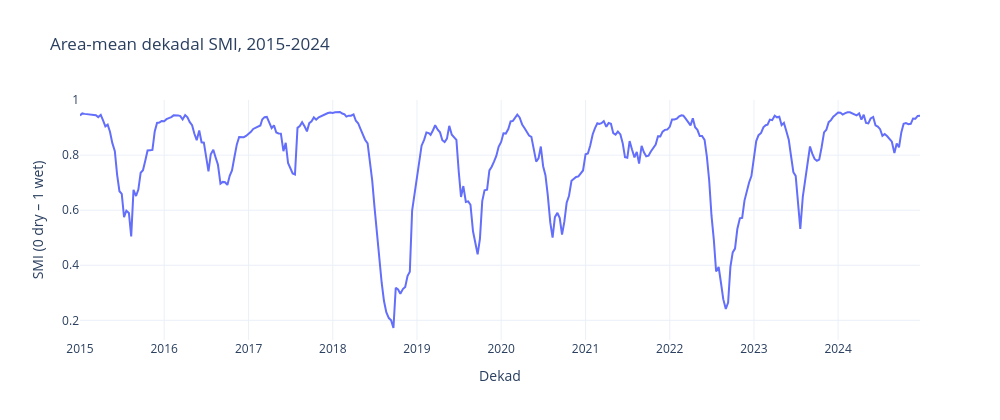

Notebook code for this chart:
### Markdown cell above
## 1. Read the dekadal observations

Every dekad of every pixel is one row, with the pixel's footprint. A dekad with
no value keeps its row with a null value.

### Code cell
smi = EDO(product=EDO.Product.SOIL_MOISTURE_INDEX).select(area=AREA, time=Period.window(*YEARS))
observed = smi.write(DATA_DIR / "edo_smi_dekadal.parquet", overwrite=True, runtime=RUNTIME).read()
table = observed.table.to_pandas()
print(f"{table.support_id.nunique()} pixels × {table.time.nunique()} dekads, "
      f"{table.value.isna().sum()} without a value; release {observed.metadata.source.release.id}")
area_mean = table.groupby("time").value.mean()
fig = go.Figure(go.Scatter(x=pd.to_datetime(area_mean.index), y=area_mean.values, mode="lines"))
fig.update_layout(title=f"Area-mean dekadal SMI, {YEARS[0]}-{YEARS[1]}", xaxis_title="Dekad",
                  yaxis_title="SMI (0 dry – 1 wet)", width=1000, height=420)
fig.show()

### Figure 1 — Plotly figure (JSON) as saved in the notebook; plotly's stock layout.template omitted (floating-point values rounded to 4 significant figures; data arrays with more than 128 entries replaced by an {"elided": "..."} marker saying what was removed)
{"data": [{"mode": "lines", "type": "scatter", "x": {"elided": "360 str values"}, "y": {"elided": "360 float values"}}], "layout": {"height": 420, "title": {"text": "Area-mean dekadal SMI, 2015-2024"}, "width": 1000, "xaxis": {"title": {"text": "Dekad"}}, "yaxis": {"title": {"text": "SMI (0 dry – 1 wet)"}}}}
